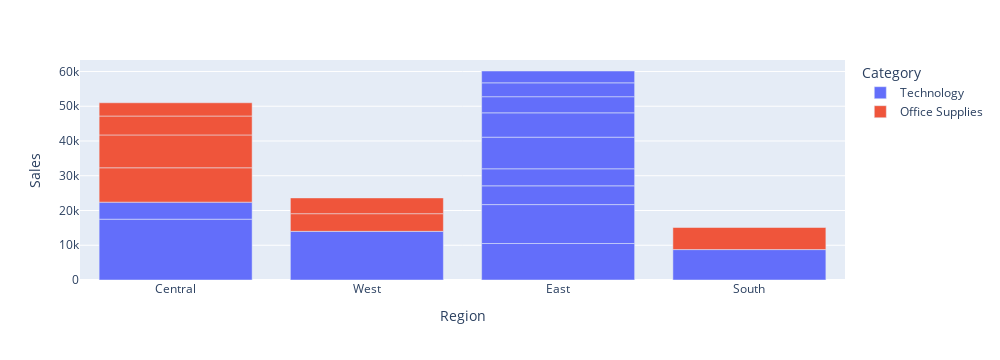

Write notebook code for a chart like this one.
### Code cell
### graph b/w Region and Sales with Category
fig = px.bar(csv.head(20),x='Region',y='Sales',color='Category',width=1000)
fig.show()

### Figure 1 — Plotly figure (JSON) as saved in the notebook; plotly's stock layout.template omitted (floating-point values rounded to 4 significant figures)
{"data": [{"alignmentgroup": "True", "hovertemplate": "Category=Technology<br>Region=%{x}<br>Sales=%{y}<extra></extra>", "legendgroup": "Technology", "marker": {"color": "#636efa", "pattern": {"shape": ""}}, "name": "Technology", "offsetgroup": "Technology", "orientation": "v", "showlegend": true, "textposition": "auto", "type": "bar", "x": ["Central", "West", "East", "East", "South", "East", "East", "East", "Central", "East", "East", "East", "East"], "xaxis": "x", "y": [17500.0, 14000.0, 10500.0, 11200.0, 8750.0, 5400.0, 4900.0, 9100.0, 4900.0, 7000.0, 4644.0, 3992.0, 3404.0], "yaxis": "y"}, {"alignmentgroup": "True", "hovertemplate": "Category=Office Supplies<br>Region=%{x}<br>Sales=%{y}<extra></extra>", "legendgroup": "Office Supplies", "marker": {"color": "#EF553B", "pattern": {"shape": ""}}, "name": "Office Supplies", "offsetgroup": "Office Supplies", "orientation": "v", "showlegend": true, "textposition": "auto", "type": "bar", "x": ["Central", "Central", "South", "Central", "Central", "West", "West"], "xaxis": "x", "y": [9893.0, 9450.0, 6355.0, 5444.0, 3813.0, 5084.0, 4536.0], "yaxis": "y"}], "layout": {"barmode": "relative", "height": 360, "legend": {"title": {"text": "Category"}, "tracegroupgap": 0}, "margin": {"t": 60}, "width": 1000, "xaxis": {"anchor": "y", "autorange": true, "domain": [0, 1], "range": [-0.5, 3.5], "title": {"text": "Region"}, "type": "category"}, "yaxis": {"anchor": "x", "autorange": true, "domain": [0, 1], "range": [0, 63310.0], "title": {"text": "Sales"}, "type": "linear"}}}
